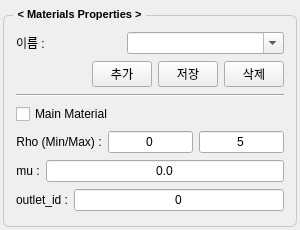
<?xml version="1.0" encoding="UTF-8"?>
<ui version="4.0">
 <class>MaterialsForm</class>
 <widget class="QWidget" name="MaterialsForm">
  <property name="geometry">
   <rect>
    <x>0</x>
    <y>0</y>
    <width>300</width>
    <height>230</height>
   </rect>
  </property>
  <property name="sizePolicy">
   <sizepolicy hsizetype="Preferred" vsizetype="Preferred">
    <horstretch>0</horstretch>
    <verstretch>0</verstretch>
   </sizepolicy>
  </property>
  <property name="font">
   <font>
    <pointsize>9</pointsize>
   </font>
  </property>
  <property name="windowTitle">
   <string>Form</string>
  </property>
  <layout class="QVBoxLayout" name="verticalLayout">
   <property name="leftMargin">
    <number>3</number>
   </property>
   <property name="topMargin">
    <number>6</number>
   </property>
   <property name="rightMargin">
    <number>3</number>
   </property>
   <property name="bottomMargin">
    <number>3</number>
   </property>
   <item>
    <widget class="QGroupBox" name="groupBox">
     <property name="maximumSize">
      <size>
       <width>16777215</width>
       <height>16777215</height>
      </size>
     </property>
     <property name="font">
      <font>
       <pointsize>8</pointsize>
       <bold>true</bold>
      </font>
     </property>
     <property name="styleSheet">
      <string notr="true">QGroupBox {
    border: 1px solid;
    border-radius: 6;
    margin-top: 9;
    border-color : #c8c8c8;
	padding: 3;   
}
QGroupBox::title {
    subcontrol-origin: margin;
    subcontrol-position: top left;
    left: 10;
    padding: 2 3;
}</string>
     </property>
     <property name="title">
      <string>&lt; Materials Properties &gt;</string>
     </property>
     <layout class="QVBoxLayout" name="verticalLayout_2">
      <property name="leftMargin">
       <number>9</number>
      </property>
      <property name="topMargin">
       <number>12</number>
      </property>
      <property name="rightMargin">
       <number>9</number>
      </property>
      <item>
       <layout class="QHBoxLayout" name="horizontalLayout" stretch="2,3">
        <item>
         <widget class="QLabel" name="label_13">
          <property name="font">
           <font>
            <pointsize>9</pointsize>
           </font>
          </property>
          <property name="text">
           <string>이름 :</string>
          </property>
         </widget>
        </item>
        <item>
         <widget class="QComboBox" name="comboBox_name">
          <property name="font">
           <font>
            <pointsize>9</pointsize>
           </font>
          </property>
          <property name="editable">
           <bool>true</bool>
          </property>
          <property name="maxVisibleItems">
           <number>10</number>
          </property>
         </widget>
        </item>
       </layout>
      </item>
      <item>
       <layout class="QHBoxLayout" name="horizontalLayout_12" stretch="1,0,0,0">
        <property name="leftMargin">
         <number>0</number>
        </property>
        <property name="topMargin">
         <number>0</number>
        </property>
        <item>
         <spacer name="horizontalSpacer_3">
          <property name="font">
           <font>
            <pointsize>9</pointsize>
           </font>
          </property>
          <property name="orientation">
           <enum>Qt::Orientation::Horizontal</enum>
          </property>
          <property name="sizeHint" stdset="0">
           <size>
            <width>40</width>
            <height>0</height>
           </size>
          </property>
         </spacer>
        </item>
        <item>
         <widget class="QPushButton" name="pushButton_add">
          <property name="sizePolicy">
           <sizepolicy hsizetype="Minimum" vsizetype="Fixed">
            <horstretch>0</horstretch>
            <verstretch>0</verstretch>
           </sizepolicy>
          </property>
          <property name="maximumSize">
           <size>
            <width>60</width>
            <height>16777215</height>
           </size>
          </property>
          <property name="font">
           <font>
            <pointsize>9</pointsize>
           </font>
          </property>
          <property name="text">
           <string>추가</string>
          </property>
         </widget>
        </item>
        <item>
         <widget class="QPushButton" name="pushButton_save">
          <property name="maximumSize">
           <size>
            <width>60</width>
            <height>16777215</height>
           </size>
          </property>
          <property name="font">
           <font>
            <pointsize>9</pointsize>
           </font>
          </property>
          <property name="text">
           <string>저장</string>
          </property>
         </widget>
        </item>
        <item>
         <widget class="QPushButton" name="pushButton_remove">
          <property name="maximumSize">
           <size>
            <width>60</width>
            <height>16777215</height>
           </size>
          </property>
          <property name="font">
           <font>
            <pointsize>9</pointsize>
           </font>
          </property>
          <property name="text">
           <string>삭제</string>
          </property>
         </widget>
        </item>
       </layout>
      </item>
      <item>
       <widget class="Line" name="line_2">
        <property name="orientation">
         <enum>Qt::Orientation::Horizontal</enum>
        </property>
       </widget>
      </item>
      <item>
       <layout class="QHBoxLayout" name="horizontalLayout_7" stretch="0">
        <property name="leftMargin">
         <number>0</number>
        </property>
        <item>
         <widget class="QCheckBox" name="checkBox_main">
          <property name="font">
           <font>
            <pointsize>9</pointsize>
           </font>
          </property>
          <property name="text">
           <string>Main Material</string>
          </property>
         </widget>
        </item>
       </layout>
      </item>
      <item>
       <layout class="QHBoxLayout" name="horizontalLayout_13" stretch="0,0,0">
        <property name="leftMargin">
         <number>0</number>
        </property>
        <item>
         <widget class="QLabel" name="label_21">
          <property name="font">
           <font>
            <pointsize>9</pointsize>
           </font>
          </property>
          <property name="text">
           <string>Rho (Min/Max) :</string>
          </property>
          <property name="alignment">
           <set>Qt::AlignmentFlag::AlignCenter</set>
          </property>
         </widget>
        </item>
        <item>
         <widget class="QLineEdit" name="lineEdit_rho_min">
          <property name="maximumSize">
           <size>
            <width>16777215</width>
            <height>16777215</height>
           </size>
          </property>
          <property name="font">
           <font>
            <pointsize>9</pointsize>
           </font>
          </property>
          <property name="text">
           <string>0</string>
          </property>
          <property name="alignment">
           <set>Qt::AlignmentFlag::AlignCenter</set>
          </property>
         </widget>
        </item>
        <item>
         <widget class="QLineEdit" name="lineEdit_rho_max">
          <property name="maximumSize">
           <size>
            <width>16777215</width>
            <height>16777215</height>
           </size>
          </property>
          <property name="font">
           <font>
            <pointsize>9</pointsize>
           </font>
          </property>
          <property name="text">
           <string>5</string>
          </property>
          <property name="alignment">
           <set>Qt::AlignmentFlag::AlignCenter</set>
          </property>
         </widget>
        </item>
       </layout>
      </item>
      <item>
       <layout class="QHBoxLayout" name="horizontalLayout_14" stretch="0,0">
        <property name="leftMargin">
         <number>0</number>
        </property>
        <item>
         <widget class="QLabel" name="label_23">
          <property name="font">
           <font>
            <pointsize>9</pointsize>
           </font>
          </property>
          <property name="text">
           <string>mu :</string>
          </property>
          <property name="alignment">
           <set>Qt::AlignmentFlag::AlignCenter</set>
          </property>
         </widget>
        </item>
        <item>
         <widget class="QLineEdit" name="lineEdit_mu">
          <property name="maximumSize">
           <size>
            <width>16777215</width>
            <height>16777215</height>
           </size>
          </property>
          <property name="font">
           <font>
            <pointsize>9</pointsize>
           </font>
          </property>
          <property name="text">
           <string>0.0</string>
          </property>
          <property name="alignment">
           <set>Qt::AlignmentFlag::AlignCenter</set>
          </property>
         </widget>
        </item>
       </layout>
      </item>
      <item>
       <layout class="QHBoxLayout" name="horizontalLayout_15" stretch="0,0">
        <property name="leftMargin">
         <number>0</number>
        </property>
        <item>
         <widget class="QLabel" name="label_24">
          <property name="font">
           <font>
            <pointsize>9</pointsize>
           </font>
          </property>
          <property name="text">
           <string>outlet_id :</string>
          </property>
          <property name="alignment">
           <set>Qt::AlignmentFlag::AlignCenter</set>
          </property>
         </widget>
        </item>
        <item>
         <widget class="QLineEdit" name="lineEdit_outlet_id">
          <property name="maximumSize">
           <size>
            <width>16777215</width>
            <height>16777215</height>
           </size>
          </property>
          <property name="font">
           <font>
            <pointsize>9</pointsize>
           </font>
          </property>
          <property name="text">
           <string>0</string>
          </property>
          <property name="alignment">
           <set>Qt::AlignmentFlag::AlignCenter</set>
          </property>
         </widget>
        </item>
       </layout>
      </item>
     </layout>
    </widget>
   </item>
  </layout>
 </widget>
 <tabstops>
  <tabstop>comboBox_name</tabstop>
  <tabstop>pushButton_add</tabstop>
  <tabstop>pushButton_save</tabstop>
  <tabstop>pushButton_remove</tabstop>
  <tabstop>checkBox_main</tabstop>
  <tabstop>lineEdit_rho_min</tabstop>
  <tabstop>lineEdit_rho_max</tabstop>
  <tabstop>lineEdit_mu</tabstop>
 </tabstops>
 <resources/>
 <connections/>
</ui>
